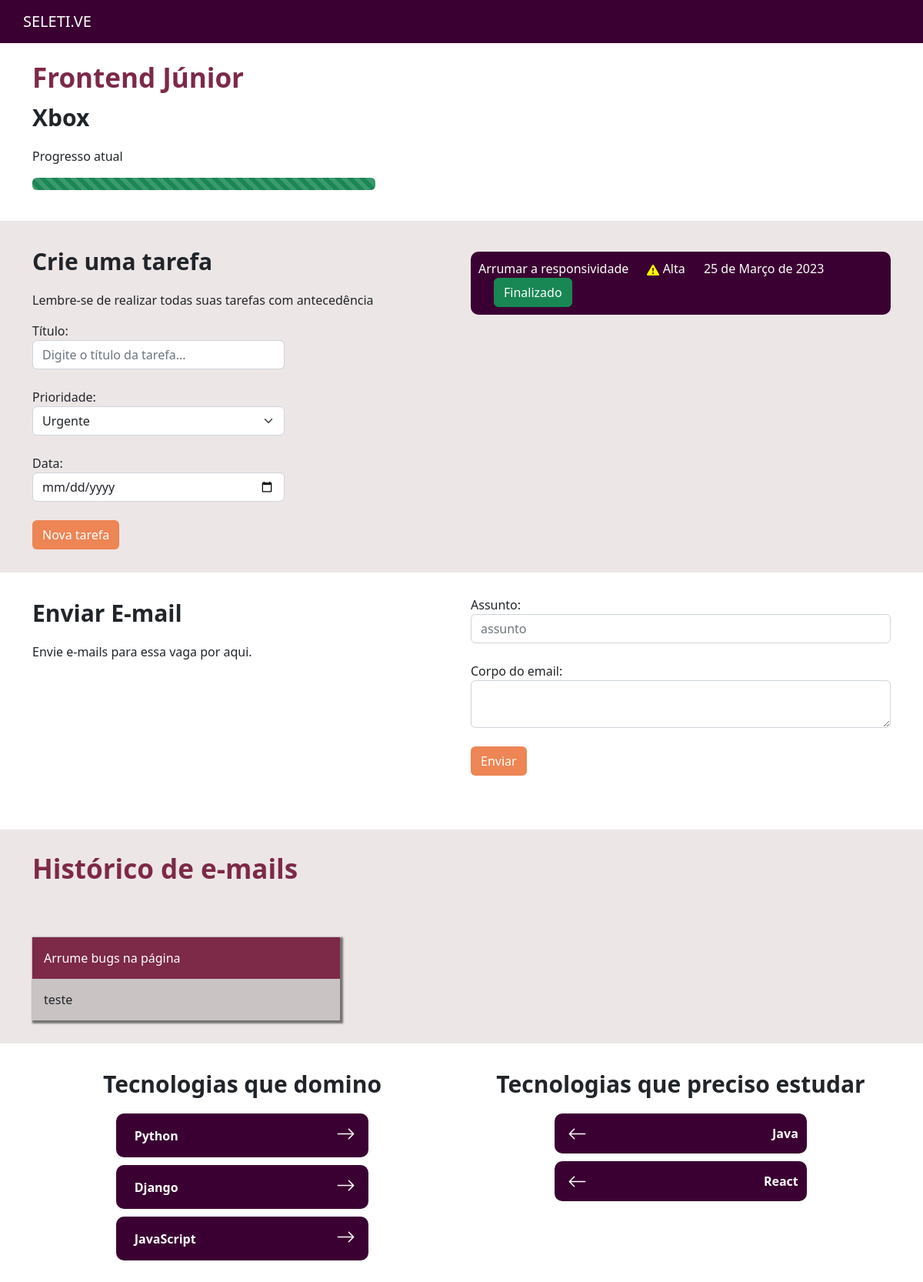
Screenshot of /vagas/vaga/2 with the database file from the repository.
### empresa/models.py (models this page shows, shortened)
class Vagas(models.Model):
    choices_experiencia = (
        ('E', 'Estagio'),
        ('J', 'Júnior'),
        ('P', 'Pleno'),
        ('S', 'Sênior'),
    )
    choices_status = (
        ('I', 'Interesse'),
        ('C', 'Currículo enviado'),
        ('E', 'Entrevista'),
        ('D', 'Desafio técnico'),
        ('F', 'Finalizado')
    )
    empresa = models.ForeignKey(Empresa, null=True, on_delete=models.SET_NULL)
    titulo = models.CharField(max_length=30)
    nivel_experiencia = models.CharField(max_length=2, choices=choices_experiencia)
    data_final = models.DateField()
    email = models.EmailField(null=True)
    status = models.CharField(max_length=30, choices=choices_status)
    tecnologias_dominadas = models.ManyToManyField(Tecnologias)
    tecnologias_estudar = models.ManyToManyField(Tecnologias, related_name='estudar')
    def progresso(self):
        x = [((i + 1)* 20, j[0]) for i, j in enumerate(self.choices_status)]
        x = list(filter(lambda x: x[1] == self.status, x))[0][0]
        return x

class Empresa(models.Model):
    choices_nicho_mercado = (
        ('M', 'Marketing'),
        ('N', 'Nutrição'),
        ('D', 'Design'),
        ('T', 'Tecnologia'),
    )
    logo = models.ImageField(upload_to='logo_empresa', null=True)
    nome = models.CharField(max_length=30)
    email = models.EmailField()
    cidade = models.CharField(max_length=30)
    tecnologias = models.ManyToManyField(Tecnologias)
    endereco = models.CharField(max_length=30)
    caracteristica_empresa = models.TextField()
    nicho_mercado = models.CharField(max_length=4, choices=choices_nicho_mercado)
    def __str__(self):
        return self.nome

class Tecnologias(models.Model):
    tecnologia = models.CharField(max_length=30)
    def __str__(self):
        return self.tecnologia

### vagas/models.py (models this page shows, shortened)
class Tarefa(models.Model):
    choices_prioridade = (
        ('B', 'Baixa'),
        ('A', 'Alta'),
        ('U', 'Urgente'),
    )
    vaga = models.ForeignKey(Vagas, on_delete=models.CASCADE)
    titulo = models.CharField(max_length=30)
    prioridade = models.CharField(max_length=1, choices=choices_prioridade)
    data = models.DateField()
    realizada = models.BooleanField(default=False)
    def icon(self):
        if self.prioridade == 'U':
            classe = 'prioridade-vermelho'
        elif self.prioridade == 'A':
            classe = 'prioridade-amarelo'
        elif self.prioridade == 'B':
            classe = 'prioridade-verde'
        icon = f'''<svg class="{classe}" xmlns="http://www.w3.org/2000/svg" width="16" height="16" fill="currentColor" class="bi bi-exclamation-triangle-fill" viewBox="0 0 16 16">
                                    <path d="M8.982 1.566a1.13 1.13 0 0 0-1.96 0L.165 13.233c-.457.778.091 1.767.98 1.767h13.713c.889 0 1.438-.99.98-1.767L8.982 1.566zM8 5c.535 0 .954.462.9.995l-.35 3.507a.552.552 0 0 1-1.1 0L7.1 5.995A.905.905 0 0 1 8 5zm.002 6a1 1 0 1 1 0 2 1 1 0 0 1 0-2z"/>
                                </svg>'''
        return mark_safe(icon)

class Emails(models.Model):
    vaga = models.ForeignKey(Vagas, on_delete=models.DO_NOTHING)
    assunto = models.CharField(max_length=100)
    corpo = models.TextField()
    enviado = models.BooleanField()

### vagas/views.py (the view)
# urls.py: path('vaga/<int:id>', views.vaga, name='vaga'),
def vaga(request, id):
    vaga = get_object_or_404(Vagas, id=id)
    tarefas = Tarefa.objects.filter(vaga=vaga).filter(realizada=False)
    emails = Emails.objects.filter(vaga=vaga)
    return render(request, 'vaga.html', {'vaga': vaga, 'tarefas': tarefas, 'emails': emails})

### vagas/templates/vaga.html (shortened to what this page needs)
{% extends 'base.html' %}
{% load static %}
{% block 'head' %}
    <link rel="stylesheet" href="{% static 'vaga/css/vaga.css' %}">
{% endblock %}
{% block 'body' %}
    <div class="container">
        <br>
        <h3 class="titulo">{{vaga.titulo}}</h3>
        <p class="titulo2">{{vaga.empresa}}</p>
        <p>Progresso atual</p>
        <div style="width: 40%" class="progress">
            <div class="progress-bar progress-bar-striped bg-success" role="progressbar" style="width: {{vaga.progresso}}%" aria-valuenow="25" aria-valuemin="0" aria-valuemax="100"></div>
        </div>
    </div>
    <div class="bg2">
        <div class="container">
            <div class="row">
                <div class="col-md">
                    <p class="titulo2">Crie uma tarefa</p>
                    <p>Lembre-se de realizar todas suas tarefas com antecedência</p>
                    <form action="{% url 'nova_tarefa' vaga.id %}" method='POST'>{% csrf_token %}
                        <label>Título:</label>
                        <input name="titulo" type="text" class="form-control input-tarefa" placeholder="Digite o título da tarefa...">
                        <br>
                        <label>Prioridade:</label>
                        <select name="prioridade" class="form-select input-tarefa">
                            <option value="U">Urgente</option>
                        </select>
                        <br>
                        <label>Data:</label>
                        <input name="data" type="date" class="form-control input-tarefa" placeholder="">
                        <br>
                        <input type="submit" value="Nova tarefa" class="btn btn-orange">
                    </form>
                </div>
                <div class="col-md">
                    {% for tarefa in tarefas %}
                        <div class="li-tarefa">
                            <label>{{tarefa.titulo}}</label>
                            <label class="prioridade-bloco">
                                {{tarefa.icon}}
                                {{tarefa.get_prioridade_display}}
                            </label>
                            <label class="prioridade-bloco">
                                {{tarefa.data}}
                            </label>
                            <label class="prioridade-bloco">
                                <a href="{% url 'realizar_tarefa' tarefa.id%}" class="btn btn-success">Finalizado</a>
                            </label>
                        </div>
                    {% endfor %}
                </div>
            </div>
        </div>
    </div>
    <div class="container bg3">
        <div class="row">
            <div class="col-md">
                <p class="titulo2">Enviar E-mail</p>
                <p>Envie e-mails para essa vaga por aqui.</p>
            </div>
            <div class="col-md">
                <form action="{% url "envia_email" vaga.id %}" method="POST"> {% csrf_token %}
                    <label>Assunto:</label>
                    <input name="assunto" type="text" class="form-control" placeholder="assunto">
                    <br>
                    <label>Corpo do email:</label>
                    <textarea name="corpo" class="form-control"></textarea>
                    <br>
                    <input type="submit" class="btn btn-orange" value="Enviar">
                </form>
            </div>
        </div>
    </div>
    <div class="bg2">
        <div class="container">
            <div class="row">
                <h3 class="titulo">Histórico de e-mails</h3>
                {% for email in emails %}
                    <div class="col-md">
                        <div class="box-email">
                            <div class="header-email">
                                {{email.assunto}}
                            </div>
                            <div class="body-email">
                                {{email.corpo}}
                            </div>
                        </div>
                    </div>
                {% endfor %}
            </div>
        </div>
    </div>
    <div class="container bg3" align="center">
        <div class="row">
            <div class="col-md">
                <p class="titulo2" id="tecnologias">Tecnologias que domino</p>
                <form action="{% url 'tecnologia_status' vaga.id %}" method="POST"> {% csrf_token %}
                    {% for tecnologia_dominada in vaga.tecnologias_dominadas.all %}
                        <div class="li-tech">
                            <table class="tabela">
                                <tr>
                                    <td style="width: 90%;">
                                        <strong>{{ tecnologia_dominada }}</strong>
                                    </td>
                                    <td align="right" style="width: 10%;">
                                        <button style="background-color: transparent;
                                        background-repeat: no-repeat;
                                        border: none;
                                        cursor: pointer;
                                        overflow: hidden;
                                        width: 30px;
                                        height: 30px;" class="botao-tecnologia" type="submit" value="{{ tecnologia_dominada.id }}" name="tecnologia_dominada">
                                        </button>
                                    </td>
                                </tr>
                            </table>
                        </div>
                    {% empty %}
                        <hr>
                    {% endfor %}
            </div>
            <div class="col-md">
                <p class="titulo2">Tecnologias que preciso estudar</p>
                    {% for tecnologia_estudar in vaga.tecnologias_estudar.all %}
                        <div class="li-tech">
                            <table class="tabela">
                                <tr>
                                    <td style="width: 10%;">
                                        <button style="background-color: transparent;
                                        background-repeat: no-repeat;
                                        border: none;
                                        cursor: pointer;
                                        overflow: hidden;
                                        width: 30px;
                                        height: 30px;" class="botao-tecnologia" type="submit" value="{{ tecnologia_estudar.id }}" name="tecnologia_estudar">
                                        </button>
                                    </td>
                                    <td style="width: 90%;" align="right">
                                        <strong>{{ tecnologia_estudar }}</strong>
                                    </td>
                                </tr>
                            </table>
                        </div>
                    {% empty %}
                        <hr>
                    {% endfor %}
            </div>
        </div>
    </div>
{% endblock %}

### templates/static/base/css/base.css (style rules this page uses)
body { background-color: #C6C6C6; }

### templates/static/vaga/css/vaga.css (style rules this page uses)
.titulo { color: #7D2948; font-weight: bold; font-size: 35px; }
.titulo2 { font-weight: bold; font-size: 30px; }
.bg2 { background-color: #EDE6E6; margin-top: 40px; padding-top: 30px; padding-bottom: 30px; }
.input-tarefa { width: 60%; }
.btn-orange { background-color: #ED8554; color: white; }
.li-tarefa { background-color: #3B0032; padding: 10px; color:white; border-radius: 10px; margin-top: 10px; }
.li-tech { background-color: #3B0032; padding: 10px; color:white; border-radius: 10px; margin-top: 10px; width: 60%; }
.arrow-right { float: right; }
.prioridade-bloco { margin-left: 20px; }
.prioridade-amarelo { color: yellow; }
.bg3 { padding-top: 30px; padding-bottom: 30px; }
.box-email { width: 400px; margin-top: 60px; background-color: #C9C3C3; box-shadow: 2px 2px 2px 2px rgba(0,0,0,.5); }
.header-email { background-color: #7D2948; padding: 15px; color: white }
.body-email { padding: 15px; }

### rows the page displays
Vagas: titulo "Frontend Júnior", empresa "Xbox"
Tarefa: titulo "Arrumar a responsividade", prioridade "Alta", data "25 de Março de 2023"
Emails: assunto "Arrume bugs na página", corpo "teste"
Tecnologias: tecnologia "Python"
Tecnologias: tecnologia "Django"
Tecnologias: tecnologia "JavaScript", {{ tecnologia_dominada.id }} 3 (drawn)
Tecnologias: tecnologia "Java"
Tecnologias: tecnologia "React"
